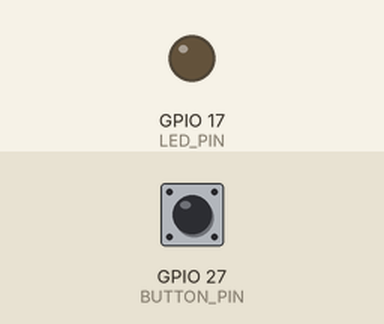
This program was run on a simulated Raspberry Pi (BCM pin numbers). Shown: output pins drawn as LEDs (lit = HIGH). The test bench sets the inputs (shaded band); at power-on: GPIO 27 (BUTTON_PIN) LOW. What the program prints to the terminal is not drawn.

Above: at 1.2 s.
1.3 s: GPIO 27 (BUTTON_PIN) pulled HIGH for 0.15 s
At 1.37 s:
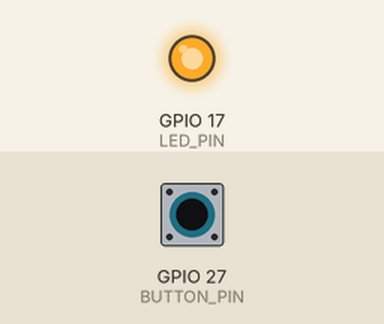
2.9 s: GPIO 27 (BUTTON_PIN) pulled HIGH for 3.2 s
At 7.0 s:
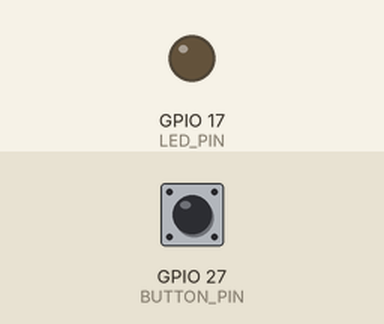
Timing chart, 0 to 8.5 s (numbered marks = the images above; inputs shaded):
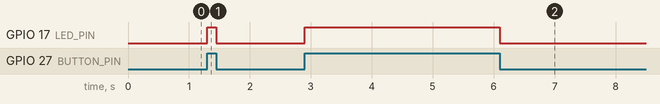

The program:

button_led.py
```python
import RPi.GPIO as GPIO
import time

GPIO.setmode(GPIO.BCM)

LED_PIN = 17
BUTTON_PIN = 27

GPIO.setup(LED_PIN, GPIO.OUT)
GPIO.setup(BUTTON_PIN, GPIO.IN, pull_up_down=GPIO.PUD_DOWN)

try:
    print("Press the button to turn the LED on. Ctrl+C to stop.")
    while True:
        button_state = GPIO.input(BUTTON_PIN)

        if button_state == GPIO.HIGH:
            GPIO.output(LED_PIN, GPIO.HIGH)
        else:
            GPIO.output(LED_PIN, GPIO.LOW)

        time.sleep(0.05)

except KeyboardInterrupt:
    print("Stopping program...")

finally:
    GPIO.cleanup()
```

Measured:
- after the input at 1.3 s, GPIO 17 (LED_PIN): LOW → HIGH at once, → LOW 0.15 s later
- after the input at 2.9 s, GPIO 17 (LED_PIN): LOW → HIGH at once, → LOW 3.2 s later
